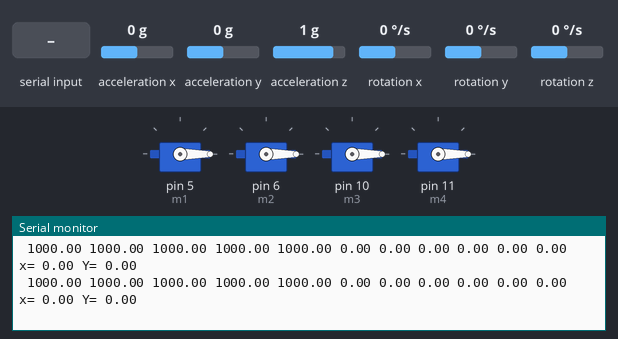
The sketch below on a simulated Arduino Uno, built with avr-gcc and run on an emulated ATmega328P. On the bench: 4 × servo, the last lines printed to the serial monitor. The test bench sets the inputs (shaded band); at power-on: acceleration x 0 g, acceleration y 0 g, acceleration z 1 g, rotation x 0 °/s, rotation y 0 °/s, rotation z 0 °/s.

Above: at 4.2 s.
4.3 s: acceleration x set to -1.4 g
At 4.39 s:
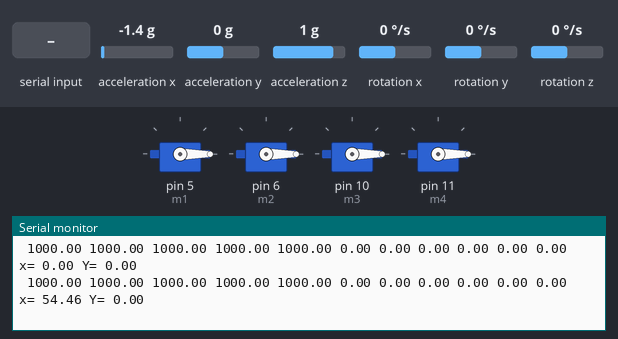
7.3 s: "90,45,200\n" received over Serial
At 7.44 s:
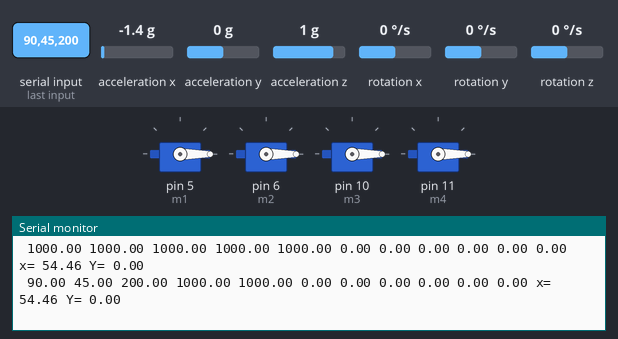
10.3 s: acceleration y set to -1.4 g
At 11.3 s:
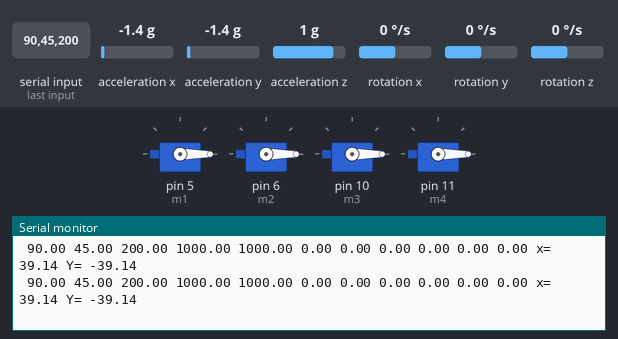
13.3 s: "1,90,45\n" received over Serial
At 14.4 s:
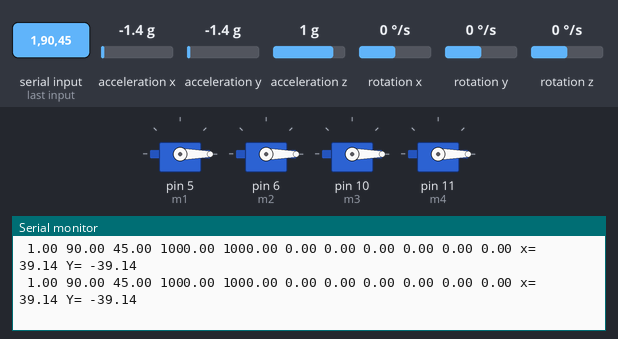
16.3 s: "30,150,10\n" received over Serial
At 16.9 s:
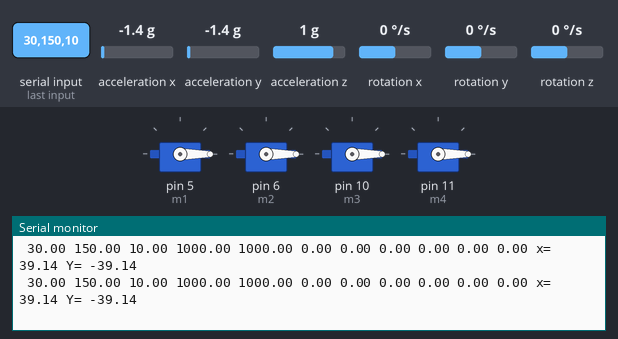
Timing chart, 0 to 19.3 s (numbered marks = the images above; inputs shaded):
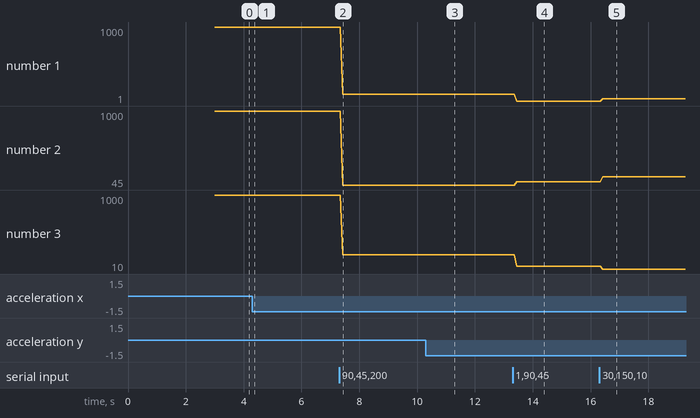

The sketch:

Quad_3.ino
```cpp
#include <MPU6050_tockn.h>
#include <Wire.h>
#include <Servo.h>

#define m1 5
#define m2 6
#define m3 10
#define m4 11

MPU6050 mpu6050(Wire);

float AcX,AcY,AcZ,AX,AY,AXE,AYE,GyX,GyY,GyZ,GX,GY,GZ,GXE,GYE,GZE,Temp;
float et,pt,ct;
float rad_to_deg = 180/3.141592654;

float danglex = 0,dangley = 0,danglez = 0;
float errorx,errory,perrx,perry,pidx,opx,oix,odx,pidy,opy,oiy,ody;
float P,I,D; //0.9 , 0.01 , 0.1


String data;
float vars[] = {1000,1000,1000,1000,1000,0,0,0,0,0,0};

int speeed[] = {vars[0],vars[1],vars[2],vars[3]};
int Thrust = vars[4];

Servo ESC1;
Servo ESC2;
Servo ESC3;
Servo ESC4;

void setup(){
  ESC1.attach(m1,1000,2000);
  ESC2.attach(m2,1000,2000);
  ESC3.attach(m3,1000,2000);
  ESC4.attach(m4,1000,2000);
  ESC1.writeMicroseconds(1000);
  ESC2.writeMicroseconds(1000);
  ESC3.writeMicroseconds(1000);
  ESC4.writeMicroseconds(1000);

  ct = millis();

  Serial.begin(9600);

  Wire.begin();
  mpu6050.begin();
  mpu6050.calcGyroOffsets(true);
}

void loop(){

  while(Serial.available()){
    delay(2);
    char datac = Serial.read();
    data += datac;
  }
  if(data != ""){
    char* delimeter = ",";
    char* token = strtok(data.c_str(),delimeter);
    int counter = 0;
    while( token != NULL ) {
      //Serial.println(atoi(token));
      vars[counter] = atoi(token);
      token = strtok(NULL,delimeter);
      counter++;
    }}
  data="";

  speeed[0] = vars[0];
  speeed[1] = vars[1];
  speeed[2] = vars[2];
  speeed[3] = vars[3];
  Thrust = vars[4];
  danglex = vars[5];
  dangley = vars[6];
  danglez = vars[7];
  P = vars[8];
  I = vars[9];
  D = vars[10];

  mpu6050.update();

  pt = ct;
  ct = millis();
  et = (ct-pt)/1000;

  AX = mpu6050.getAngleY();
  AY = mpu6050.getAngleX();
  AXE = mpu6050.getAccAngleX();
  AYE = mpu6050.getAccAngleY();
  GX = mpu6050.getGyroAngleX();
  GY = mpu6050.getGyroAngleY();

  errorx = AX - danglex;
  errory = AY - dangley;
  errorx = errorx;
  errory = errory;

  opx = P*errorx;
  oix = oix+(I*errorx);
  odx = D*((errorx-perrx)/et);
  pidx = opx+oix+odx;

  opy = P*errory;
  oiy = oiy+(I*errory);
  ody = D*((errory-perry)/et);
  pidy = opy+oiy+ody;

  perrx = errorx;
  perry = errory;

  if(Thrust <= 1000){
    ESC1.writeMicroseconds(1000);
    ESC2.writeMicroseconds(1000);
    ESC3.writeMicroseconds(1000);
    ESC4.writeMicroseconds(1000);
  }else{
    ESC1.writeMicroseconds(speeed[0]+Thrust-1000+pidx+pidy);
    ESC2.writeMicroseconds(speeed[1]+Thrust-1000+pidx-pidy);
    ESC3.writeMicroseconds(speeed[2]+Thrust-1000-pidx-pidy);
    ESC4.writeMicroseconds(speeed[3]+Thrust-1000-pidx+pidy);
  }
  for (int i=0;i<=10;i++){
    Serial.print(" "); Serial.print(vars[i]);
  }
  Serial.print(" x= "); Serial.print(AX);
  Serial.print(" Y= "); Serial.println(AY);
}
```

Measured:
- after the input at 4.3 s, the serial monitor: prints a new line after 0.08 s (image 1)
- after the input at 7.3 s, the serial monitor: prints a new line after 0.13 s (image 2)
- after the input at 10.3 s, the serial monitor: prints a new line after 0.10 s (image 3)
- after the input at 13.3 s, the serial monitor: prints a new line after 0.14 s (image 4)
- after the input at 16.3 s, the serial monitor: prints a new line after 0.11 s (image 5)
- plotted number 1: 1000 → 90 after the input at 7.3 s, 90 → 1 after the input at 13.3 s, 1 → 30 after the input at 16.3 s
- plotted number 2: 1000 → 45 after the input at 7.3 s, 90 → 150 after the input at 16.3 s
- plotted number 3: 1000 → 200 after the input at 7.3 s, 45 → 10 after the input at 16.3 s
